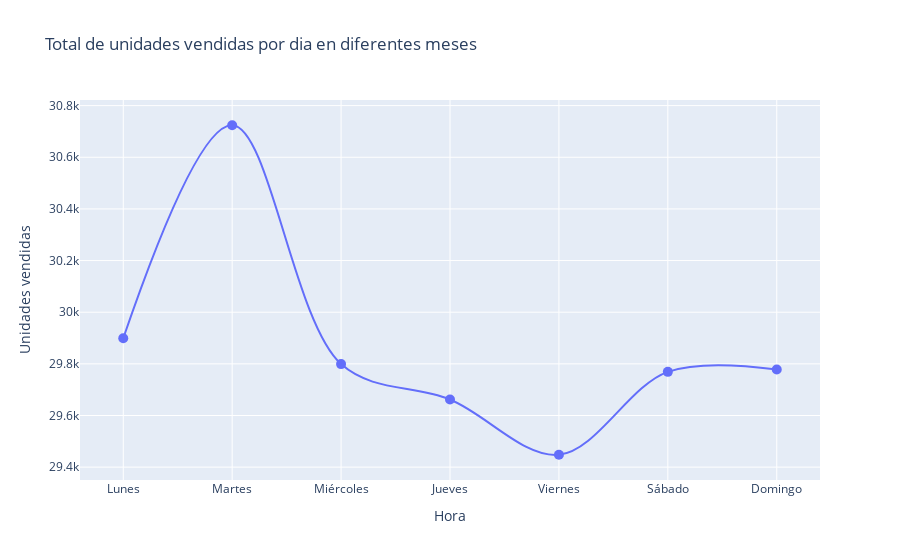

The cell this chart's notebook holds for it:
### Markdown cell above
¿Cómo varían las ventas a lo largo de los diferentes días de la semana?

### Code cell
# Crear un objeto figura para el gráfico
fig = go.Figure()

# Iterar sobre la lista de datos y agregar cada mes al objeto figura 'fig'
fig.add_trace(go.Scatter(
    x=dias_semana,  # Eje X: Horas del día
    y=total_pordia_pormes,  # Eje Y: Datos de ventas por hora para este mes
    mode='lines+markers',  # Tipo de gráfico: líneas
    name=mes,  # Etiqueta para la leyenda del gráfico
    line=dict(width=2, shape='spline'),  # Configuración de las líneas del gráfico
    marker=dict(size=10)  # Configuración de las marcas del gráfico
))

# Configurar los ejes y los títulos del gráfico
fig.update_layout(
    title="Total de unidades vendidas por dia en diferentes meses",  # Título del gráfico
    xaxis=dict(title="Hora", tickvals=Horas),  # Configuración del eje X
    yaxis=dict(title="Unidades vendidas", side="left"),  # Configuración del eje Y
    legend=dict(y=0.3, yanchor='bottom'),  # Configuración de la leyenda
)

# Mostrar el gráfico
fig.show()

### Figure 1 — Plotly figure (JSON) as saved in the notebook; plotly's stock layout.template omitted (floating-point values rounded to 4 significant figures)
{"data": [{"line": {"shape": "spline", "width": 2}, "marker": {"size": 10}, "mode": "lines+markers", "name": "Diciembre", "type": "scatter", "x": ["Lunes", "Martes", "Miércoles", "Jueves", "Viernes", "Sábado", "Domingo"], "y": [29899, 30724, 29799, 29662, 29448, 29769, 29778]}], "layout": {"legend": {"y": 0.3, "yanchor": "bottom"}, "title": {"text": "Total de unidades vendidas por dia en diferentes meses"}, "xaxis": {"tickvals": [0, 1, 2, 3, 4, 5, 6, 7, 8, 9, 10, 11, 12, 13, 14, 15, 16, 17, 18, 19, 20, 21, 22, 23], "title": {"text": "Hora"}}, "yaxis": {"side": "left", "title": {"text": "Unidades vendidas"}}}}
